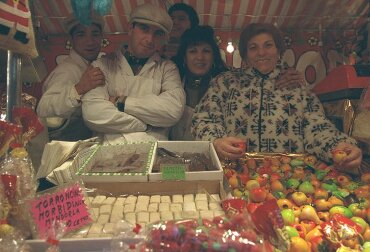
%> input picture test_image.jpg, 370 x 252 px
$ octave TVretinex.m   (GNU Octave 9; MATLAB toolbox functions it lacks are replaced by stand-ins)
%> lines starting %> are read from the running program, lines starting %| are printed output that depends on the picture
### SplitBregman.m
function R = SplitBregman(s,beta,gamma)
[rows,cols] = size(s);

    dx = zeros(rows,cols);
    dy = zeros(rows,cols);
    bx = zeros(rows,cols);
    by = zeros(rows,cols);

for iter = 1:2
    R = FFTsolutionofL2norm(dx-bx,dy-by,s,beta/gamma);
x = Dx(R);
y = Dy(R);
[dx,dy] = shrink2isotropic(x+bx,y+by,1/gamma);
  bx = bx-(dx-x);
  by = by-(dy-y);
end


% [30 lines left out: functions Dx, Dy, shrink2isotropic, FFTsolutionofL2norm, not called in this run]


### FFTsolution.m

function f = FFTsolution(dx, dy, v, lambda, mu)
%the solution of min{1/2*int(gradient u-d)^2+lambda/2*int(u-v)^2+mu/2*int u^2}
sizev = size(v);
otfDx = psf2otf([1, -1], sizev);
    otfDy = psf2otf([1; -1], sizev);
     Nomin = lambda*fft2(v)+otfDx.*fft2(dx)+otfDy.*fft2(dy);
     Denom = abs(otfDx).^2 + abs(otfDy ).^2+lambda+mu;
     s = Nomin./Denom;
     f = real(ifft2(s));

### TVretinex.m

%TV Retinex

%Michael K. Ng and Wei Wang, A Total Variation Model for Retinex, SIAM
%Journal on Imaging Sciences.

%By Wei Wang

clear all

%input
exact = double(imread('test_image.jpg'));
initial = cast(exact, 'uint8');
%> initial is the input picture: size 252x370x3 uint8; mean R, G, B 117.7, 96.4, 78.1
figure;imshow(initial);
[m, n, c] = size(exact(:, :, 1));
%> m = 252; n = 370; c = 1

%map into HSV
H0 = rgb2hsv(exact);
%> H0: size 252x370x3 double; mean H, S, V 0.2, 0.3, 119.1
H = rgb2hsv(exact);
S0 = H(:, :, 3);
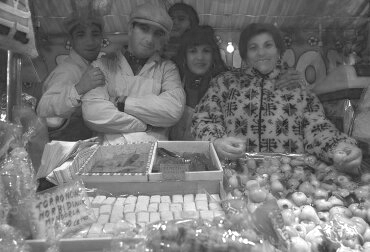
%> S0: size 252x370 double; min 28, max 255, mean 119.1
 maxS = max(max(S0));
%> maxS = 255
 minS = min(min(S0));
%> minS = 28
 V_S = (255/(maxS-minS))*(S0-minS);

%convert into the logarithmic domain
s0 = log(V_S);
s = log(V_S+1);
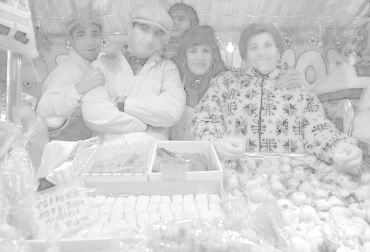
%> s: size 252x370 double; min 0, max 5.55, mean 4.51; drawn with min black and max white

%initialization
l = s;
z = zeros(m, n);
%> z: size 252x370 double; every value is 0
l_old = 0;

%parameters
alpha = 1; beta = 0.1; mu = 1e-5; lambda = 1; gamma = 5;

%mean loop
tic;
for iter = 1:100
r = SplitBregman(l-s, beta, lambda);
r = max(r, 0);
l = FFTsolution(z, z, r+s, beta/alpha, mu/alpha);
l = max(l, s);

crit = norm(l-l_old,'fro')/norm(l,'fro');
    if crit < 1e-4
        fiter = iter
        break;
    end;
    l_old=l;
end
%> this loop made 100 passes
%> crit on passes 1 to 12: 1, 0.0139, 0.00835, 0.00591, 0.00456, 0.00372, 0.00314, 0.00272, 0.0024, 0.00214, 0.00194, 0.00177
%> pass 1, `l = max(l, s);`:
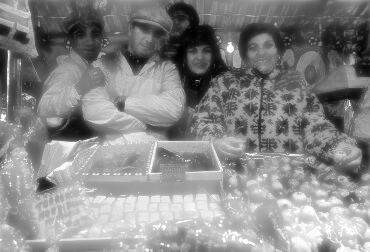
%> l: size 252x370 double; min 3.47, max 5.55, mean 4.59; drawn with min black and max white
%> pass 2, `r = SplitBregman(l-s, beta, lambda);`:
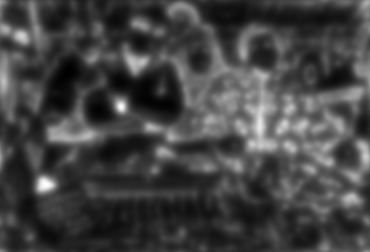
%> r: size 252x370 double; min 0.00899, max 0.273, mean 0.0793; drawn with min black and max white
toc;

%gamma correction
L = exp(l);
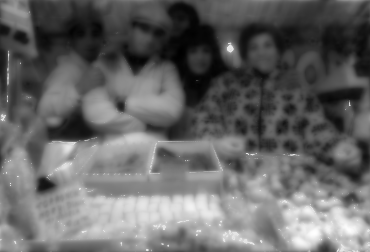
%> L: size 252x370 double; min 64.4, max 277.8, mean 150.8; drawn with min black and max white
r0 = s-l;
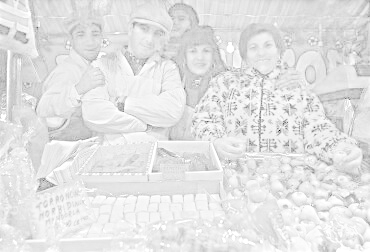
%> r0: size 252x370 double; min -4.39, max 0, mean -0.458; drawn with min black and max white
Ts = log(255)+(1/gamma)*(l-log(255))+r0;
S = exp(Ts);
H(:,:,3) = S;
%> H: size 252x370x3 double; mean H, S, V 0.2, 0.3, 150.3
Final = hsv2rgb(H);
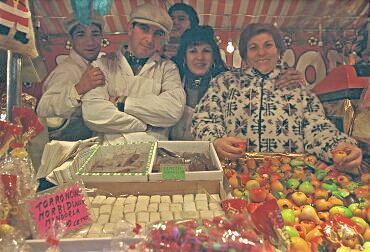
%> Final: size 252x370x3 double; mean R, G, B 148.3, 122.4, 100.7; drawn with min black and max white

figure;imshow(uint8(Final));
